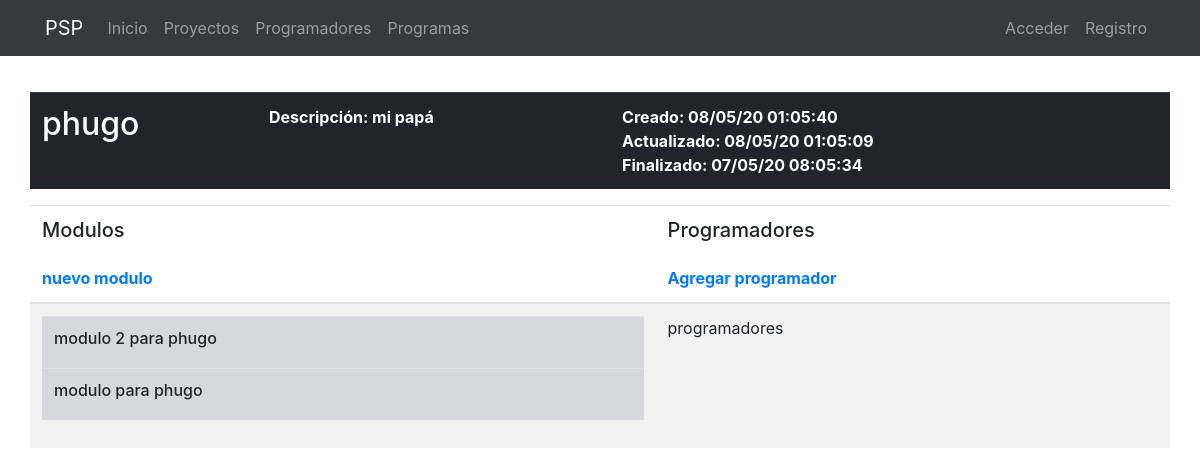
/projects/4/phugo/, run on the app's committed database.
### projects/models.py (models this page shows, shortened)
class Project(models.Model):
    name = models.CharField(verbose_name="Nombre", max_length=200)
    description = models.TextField(verbose_name="Descripción")
    created = models.DateTimeField(auto_now_add=True, verbose_name="Fecha de creación")
    updated = models.DateTimeField(auto_now=True, verbose_name="Fecha de edición")
    finished = models.DateTimeField(verbose_name="Fecha de finalización", null=True, blank=True)
    class Meta:
        verbose_name = "Proyecto"
        verbose_name_plural = "Proyectos"
        ordering = ['name', 'created']

### modules/models.py (models this page shows, shortened)
class Module(models.Model):
    name = models.CharField(verbose_name="Nombre", max_length=200)
    description = models.TextField(verbose_name="Descripción")
    project_id = models.ForeignKey("projects.Project", verbose_name="proyecto", on_delete=models.CASCADE, default=0)
    planned = models.IntegerField(verbose_name="Tiempo planeado", null=True, blank=True)
    created = models.DateTimeField(auto_now_add=True, verbose_name="Fecha de creación")
    updated = models.DateTimeField(auto_now=True, verbose_name="Fecha de edición")
    finished = models.DateTimeField(verbose_name="Fecha de finalización", null=True, blank=True)
    class Meta:
        verbose_name = "Modulo"
        verbose_name_plural = "Modulos"
        ordering = ['name', 'created']

### projects/views.py (the view)
# urls.py: path('<int:pk>/<slug:slug>/', ProjectDetailView.as_view(), name='project_detail'),
class ProjectDetailView(DetailView):
    model = Project
    def get_context_data(self, **kwargs):
        context = super().get_context_data(**kwargs)
        context["modules"] = Module.objects.filter(project_id=self.get_object())
        return context

### projects/templates/projects/project_detail.html (shortened to what this page needs)
{% extends 'core/base.html' %}
{% load static %}
{% block content %}
<main role="main">
  <div class="container">
    <div class="row mt-3">
      <table class="table table-striped">
        <tbody class="thead-dark">
          <tr>
            <th scope="col"><h2 class="section-heading mb-4">{{project.name}}</h2></th>
            <th>Descripción: {{project.description}}</th>
            <th>
              Creado: {{project.created|date:"d/m/y h:m:s"}}<br>
              Actualizado: {{project.updated|date:"d/m/y h:m:s"}}<br>
              Finalizado: {{project.finished|date:"d/m/y h:m:s"}}
            </th>
            <th>
            </th>
          </tr>
        </tbody>
      </table>
      <table class="table table-striped">
        <thead>
          <tr>
            <th scope="col"><h5 class="section-heading mb-4">Modulos</h5>
              <a href="{% url 'module_create' project.id %}">nuevo modulo</a>
            </th>
            <th scope="col"><h5 class="section-heading mb-4">Programadores</h5>
              <a href="#">Agregar programador</a>
            </th>
          </tr>
        </thead>
        <tbody>
          <tr>
            <td>
              <table class="table table-hover">
                <tbody>
                  {% for module in modules %}
                    <tr class="table-secondary">
                      <td><h6>{{module.name}}</h6></th>
                      <td>
                      </td>
                    </tr>
                  {% endfor %}
                </tbody>
              </table>
            </td>
            <td>
              <p>programadores</p>
            </td>
          </tr>
        </tbody>
      </table>
    </div>
  </div>
</main>
{% endblock %}

### core/static/core/css/main.css (style rules this page uses)
main { padding-top: 20px; }
:root { --jumbotron-padding-y: 3rem; }

### data on the page
Project: name "phugo", description "mi papá", created "08/05/20 01:05:40", updated "08/05/20 01:05:09", finished "07/05/20 08:05:34"
Module: name "modulo 2 para phugo"
Module: name "modulo para phugo"
